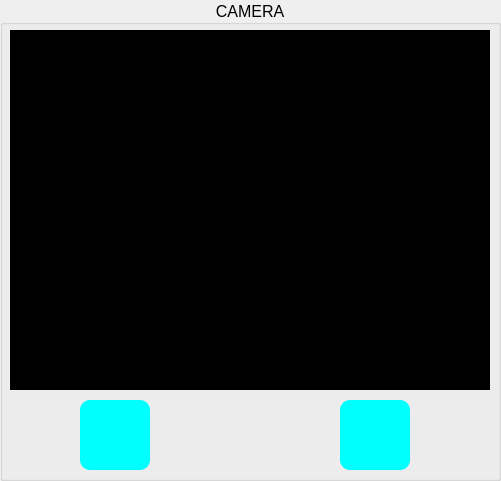
     <widget class="QGroupBox" name="groupBox_KINEMATIC_2">
      <property name="enabled">
       <bool>true</bool>
      </property>
      <property name="geometry">
       <rect>
        <x>750</x>
        <y>0</y>
        <width>501</width>
        <height>481</height>
       </rect>
      </property>
      <property name="maximumSize">
       <size>
        <width>16777210</width>
        <height>16777210</height>
       </size>
      </property>
      <property name="font">
       <font>
        <pointsize>12</pointsize>
        <weight>50</weight>
        <bold>false</bold>
       </font>
      </property>
      <property name="layoutDirection">
       <enum>Qt::LeftToRight</enum>
      </property>
      <property name="title">
       <string>CAMERA</string>
      </property>
      <property name="alignment">
       <set>Qt::AlignCenter</set>
      </property>
      <property name="flat">
       <bool>false</bool>
      </property>
      <property name="checkable">
       <bool>false</bool>
      </property>
      <widget class="QLabel" name="label_camera">
       <property name="geometry">
        <rect>
         <x>10</x>
         <y>30</y>
         <width>480</width>
         <height>360</height>
        </rect>
       </property>
       <property name="styleSheet">
        <string notr="true">background-color: rgb(0, 0, 0);</string>
       </property>
       <property name="text">
        <string/>
       </property>
      </widget>
      <widget class="QPushButton" name="pushButton_on_camera">
       <property name="geometry">
        <rect>
         <x>80</x>
         <y>400</y>
         <width>70</width>
         <height>70</height>
        </rect>
       </property>
       <property name="font">
        <font>
         <pointsize>12</pointsize>
        </font>
       </property>
       <property name="styleSheet">
        <string notr="true">QPushButton{
border-radius: 10px;
background-color: #00ffff;
}

QPushButton:pressed {
    padding-top: 5px;
    padding-left: 5px;
}
</string>
       </property>
       <property name="text">
        <string/>
       </property>
       <property name="icon">
        <iconset>
         <normaloff>../Icon/On camera.png</normaloff>../Icon/On camera.png</iconset>
       </property>
       <property name="iconSize">
        <size>
         <width>60</width>
         <height>60</height>
        </size>
       </property>
       <property name="flat">
        <bool>false</bool>
       </property>
      </widget>
      <widget class="QPushButton" name="pushButton_off_camera">
       <property name="geometry">
        <rect>
         <x>340</x>
         <y>400</y>
         <width>70</width>
         <height>70</height>
        </rect>
       </property>
       <property name="font">
        <font>
         <pointsize>12</pointsize>
        </font>
       </property>
       <property name="styleSheet">
        <string notr="true">QPushButton{
border-radius: 10px;
background-color: #00ffff;
}

QPushButton:pressed {
    padding-top: 5px;
    padding-left: 5px;
}
</string>
       </property>
       <property name="text">
        <string/>
       </property>
       <property name="icon">
        <iconset>
         <normaloff>../Icon/Off camera.png</normaloff>../Icon/Off camera.png</iconset>
       </property>
       <property name="iconSize">
        <size>
         <width>60</width>
         <height>60</height>
        </size>
       </property>
       <property name="flat">
        <bool>false</bool>
       </property>
      </widget>
     </widget>
